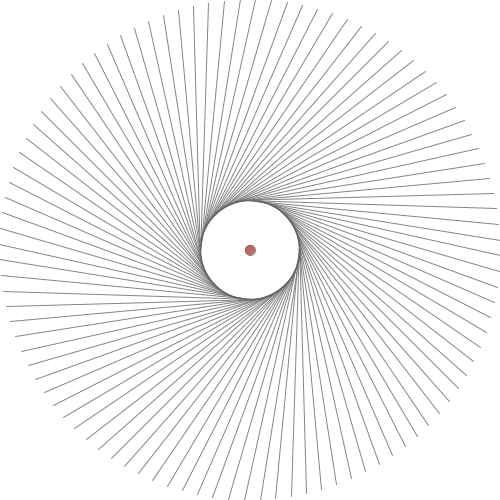
Frame 1 (no input)
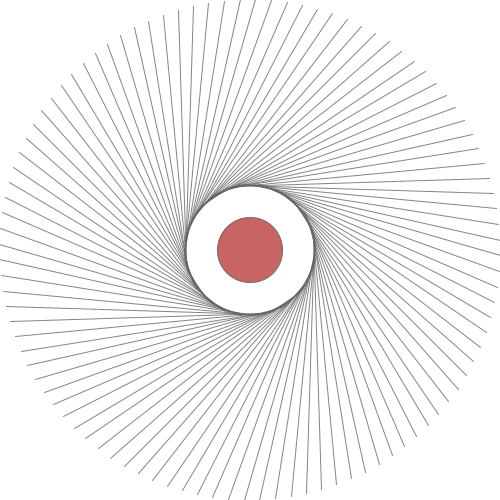
Frame 60 (the mouse pressed at the canvas centre just before this capture)
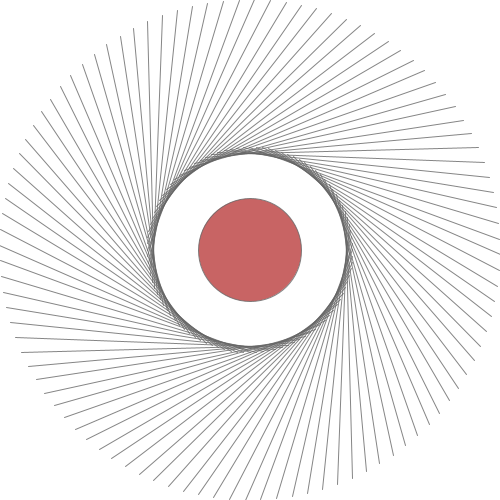
Frame 120 (the mouse held since frame 60 and released just before this capture)

The Processing sketch that drew these frames (run headless with seeded random() and noise(); from frame 60 on, the mouse is pressed at the canvas centre):

// Processing sketch: Loop_Line_03
// ── Loop_Line_03.pde
/*
HKB Creative Coding
 Michael Flueckiger
 */



int iterations=100;
int angle=0;

float xPos=50;
float speed=1;
float maxtrigger=100;
float mintrigger=-100;
float theta=0;


// Setup Funktion, wird einmal aufgerufen
void setup() { 
  size(500, 500); // Grösse des Fensters definieren
  background(255);
  pixelDensity(2);
  smooth(8);
}

// draw Funktion, wird geloopt
void draw() {
  background(255);
  stroke(100,200);
  pushMatrix();
  translate(width/2, height/2);
  fill(200,100,100);
  
  ellipse(0,0,10+sin(theta)*100,10+sin(theta)*100);
  theta+=0.01;
    rotate(angle);
    
    
  

  for (int i=0; i<iterations; i++) {
    line(xPos, 0, 10, 250);
    rotate(2*PI/100);
  }
  popMatrix();

 // xPos+=speed;
  xPos=10+sin(theta)*100;
  if (xPos>maxtrigger || xPos<mintrigger)speed*=-1;
  angle++;
}
